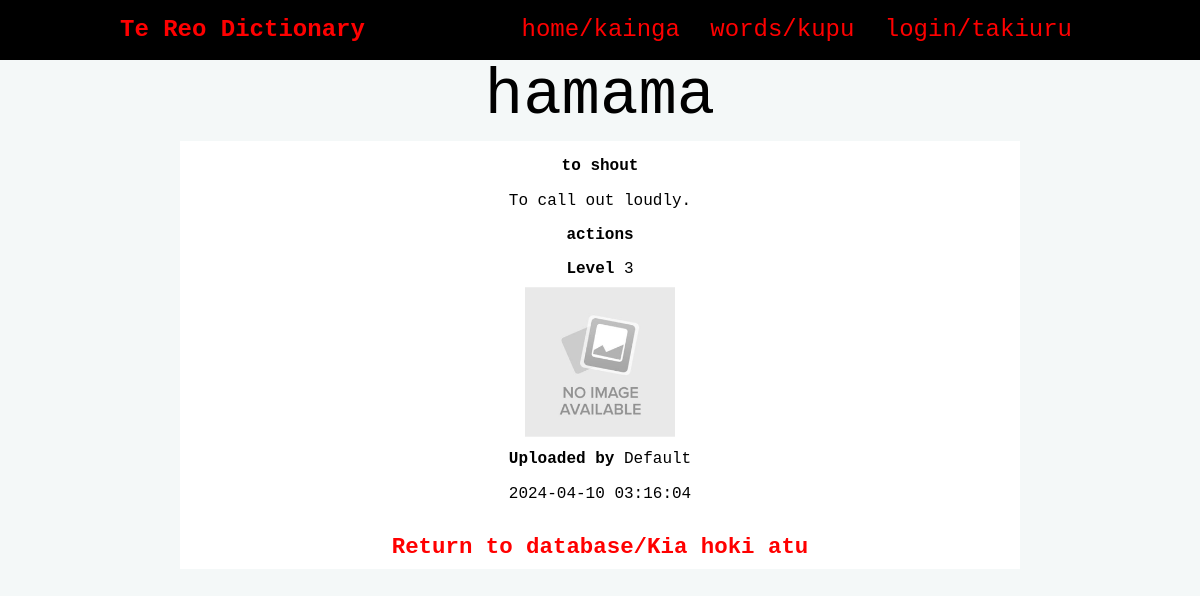
The page /entry/1 on the database as committed earlier.
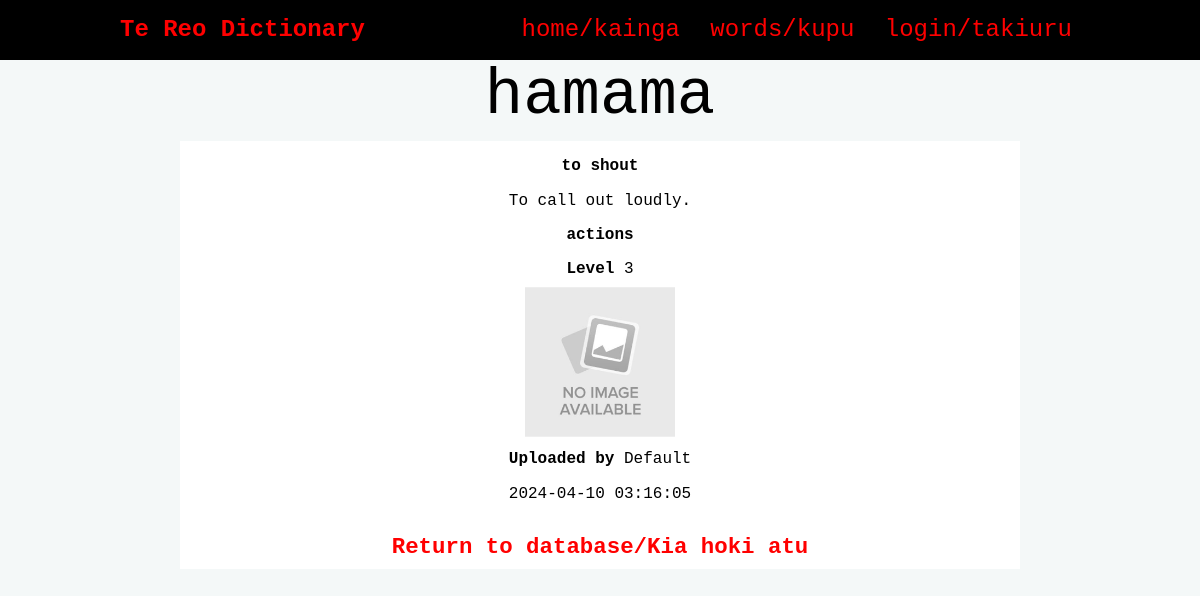
The same page on the database as committed later.
### tables this page shows
CREATE TABLE "entries"
(
    id          integer                            not null
        primary key autoincrement
        unique,
    maori       varchar(85)                        not null,
    english     varchar(40)                        not null,
    definition  varchar(300) default 'Pending',
    level       tinyint                            not null,
    image       varchar(44)  default 'noimage.png' not null,
    category_id integer                            not null
        constraint entries_category_id_fk
            references categories,
    user_id     integer      default 1
        constraint entries_user_id_fk
            references users,
    date        datetime     default current_timestamp
);

CREATE TABLE "categories"
(
    id      integer                            not null
        primary key autoincrement
        unique,
    name    varchar(20)                        not null
        unique,
    user_id integer  default 1
        constraint categories_user_id__fk
            references users,
    date    datetime default current_timestamp not null
);

CREATE TABLE "users"
(
    id       integer      not null
        primary key autoincrement
        unique,
    email    varchar(320) not null
        unique,
    password varchar(60)  not null,
    f_name   varchar(40)  not null,
    l_name   varchar(40)  not null,
    type     tinyint default 0
);

### app.py (the view)
@app.route('/entry/<entry_id>')
def render_entry(entry_id):
    con = connect(DATABASE)
    cur = con.cursor()
    query = "SELECT entries.id, entries.maori, entries.english, entries.definition, entries.level, categories.name, " \
            "entries.image, users.f_name, users.l_name, entries.date " \
            "FROM entries " \
            "INNER JOIN categories ON entries.category_id=categories.id " \
            "INNER JOIN users ON entries.user_id=users.id " \
            "WHERE entries.id=?"
    cur.execute(query, (entry_id,))
    entry_info = cur.fetchone()  # stores information on the entry with the matching entry id
    con.close()
    if not entry_info:
        return redirect("/no_results")
    return render_template('entry.html', entry=entry_info)

### app.py (called while the page is built)
def connect(db_file):
    try:
        connection = sqlite3.connect(db_file)
        return connection
    except sqlite3.Error as e:
        print(e)
    return None

@app.context_processor
def logged_in_context_processor():
    return dict(logged_in=logged_in)

def logged_in():
    if session.get("user_id"):
        return True
    else:
        return False

@app.context_processor
def is_admin_context_processor():
    return dict(is_admin=is_admin)

def is_admin():
    if logged_in() and session.get("type") == 1:
        return True
    else:
        return False

### templates/entry.html (shortened to what this page needs)
{% extends "base.html" %}
{% block pageheading %}{{ entry[1] }}{% endblock %}
{% block main %}
    <div class="big-entry-box">
        <p class="entry-box-heading"><strong>{{ entry[2] }}</strong></p>
        <p class="entry-box-info">{{ entry[3] }}</p>
        <p class="entry-box-info"><strong>{{ entry[5] }}</strong></p>
        <p class="entry-box-info"><strong>Level </strong>{{ entry[4] }}</p>
        <img class="entry-box-image" src="/static/images/{{ entry[6] }}">
        <p class="entry-box-info"><strong>Uploaded by </strong>{{ entry[7] }} {{ entry[8] }}</p>
        <p class="entry-box-info">{{ entry[9] }}</p>
        <h4><a href="/database/-1">Return to database/Kia hoki atu</a></h4>
    </div>
{% endblock %}

### templates/base.html (shortened to what this page needs)
<!DOCTYPE html>
<html>
<head>
    <link rel="stylesheet" href="https://cdnjs.cloudflare.com/ajax/libs/normalize/8.0.1/normalize.css"/>
    <link href="{{ url_for('static', filename='style.css') }}" rel="stylesheet">
</head>
<body>
<nav>
    <div class="container-nav">
        <div class="navbar-brand">Te Reo Dictionary</div>
        <div class="navbar-links">
            <a href="/">home/kainga</a>
            <a href="/database/-1">words/kupu</a>
            {% if logged_in() %}
                <a href="/logout">logout/takiputa</a>
            {% else %}
                <a href="/login">login/takiuru</a>
            {% endif %}
        </div>
    </div>
</nav>
<div class="container">
    <header>
        <h1>{% block pageheading %}{% endblock %}</h1>
    </header>
    <main>
        {% block main %}
        {% endblock %}
    </main>
</div>
</body>
</html>

### static/style.css (style rules this page uses)
:root { --red: #FF0000; --dark-red: #a00808; --white: #FFFFFF; --light-gray: #F4F8F8; --gray: #c8caca; --dark-gray: #959696; --black: #000000; }
* { font-family: 'Monaco', monospace; padding: 0; margin: 0; box-sizing: border-box; }
header { max-width: 100vw; word-wrap: break-word; }
html, body { background-color: var(--light-gray); overflow-x: hidden; }
.container { width: 70vw; margin: auto; }
.container-nav { width: 80vw; margin: auto }
.container-nav::after { content: ""; clear: both; display: table; }
.container::after { content: ""; clear: both; display: table; }
img { max-width: 100%; }
h1 { text-align: center; font-weight: 200; font-size: 4rem; margin: 0; }
h4 { font-size: 1.4rem; text-align: center; margin: 1.5rem 0 0 0; }
nav { background-color: var(--black); text-align: center; font-size: 1.5rem; padding-top: 1rem; padding-bottom: 1rem; color: var(--red); width: 100vw; }
.navbar-brand { display: inline; font-weight: 600; float: left; }
.navbar-links { display: inline; font-weight: 400; float: right; }
nav a { padding: 0 0.5rem; font-size: 1.5rem; }
a, a:visited { color: var(--red); text-decoration: none; }
.big-entry-box { text-align: center; width: 100%; background: var(--white); border: 0 solid var(--gray); color: var(--black); margin-top: 0.5rem; padding: 0.5rem; }
.entry-box-heading { padding: 0.5rem; }
.entry-box-image { height: 150px; overflow: hidden; }
.entry-box-info { padding: 0.5rem; max-width: 100%; word-wrap: break-word; }

Rows that differ between the two databases and show on the page:
changed entries "hamama": date "2024-04-10 03:16:04" → "2024-04-10 03:16:05"
